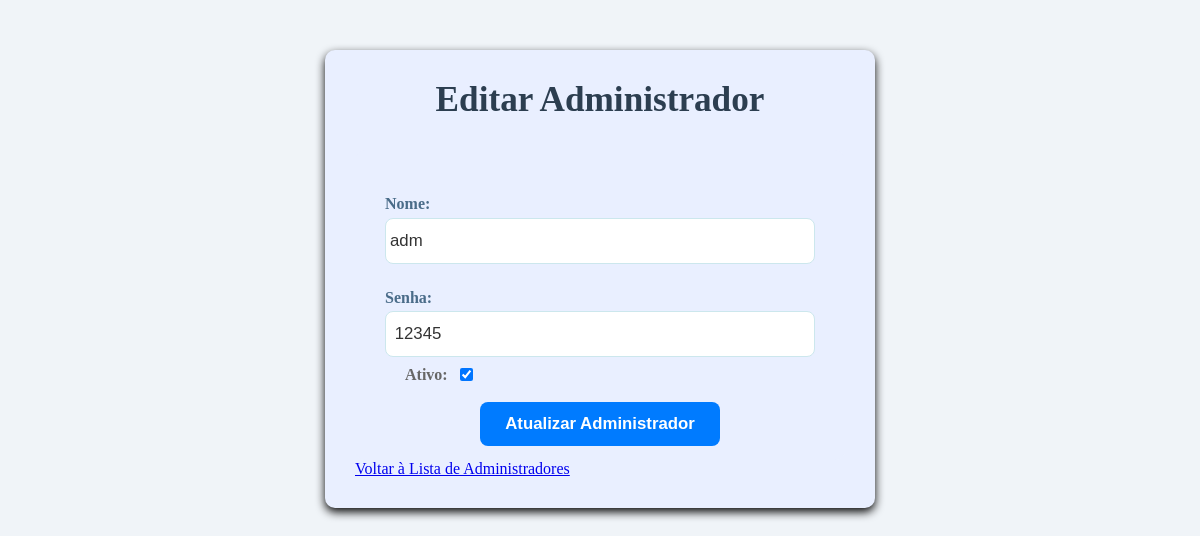
Screenshot of /login/editar_administrador.php?id=2 (signed in) with the database file from the repository.
### tables this page shows
CREATE TABLE `ADMINISTRADOR` (`ADM_ID` INTEGER not null, `ADM_NOME` VARCHAR(255) not null, `ADM_SENHA` VARCHAR(255) not null, `ADM_ATIVO` INTEGER not null default 0, primary key (`ADM_ID`));

### login/editar_administrador.php (the view, shortened to what this page needs)
<?php
require_once('../conexao_db.php');
$adm_id = $_GET['id'];
$stmt_adm = $pdo->prepare("SELECT * FROM ADMINISTRADOR WHERE ADM_ID = :adm_id");
$stmt_adm->bindParam(':adm_id', $adm_id, PDO::PARAM_INT);
$stmt_adm->execute();
$adm = $stmt_adm->fetch(PDO::FETCH_ASSOC);
?>
<!DOCTYPE html>
<html lang="pt">
<head>
</head>
<body class="body">
    <div class="card">
<h1>Editar Administrador</h1>
<form action="" method="post" enctype="multipart/form-data">
    <label for="nome">Nome:</label>
    <input type="text" name="nome" id="nome" value="<?= $adm['ADM_NOME'] ?>" required>
    <p>
    <label for="senha">Senha:</label>
    <input type="text" name="senha" id="senha" value=" <?= $adm['ADM_SENHA'] ?>" required>
    <p>
    <p>
    <label for="ativo">Ativo:</label>
    <input type="checkbox" name="ativo" id="ativo" value="1" <?= $adm['ADM_ATIVO'] ? 'checked' : '' ?>>
    <p>
    <p>
    <button type="submit">Atualizar Administrador</button>
</form>
    <a href="listar_administrador.php">Voltar à Lista de Administradores</a>
</div>
</body>
</html>

### login/editar_administrador.php (style rules this page uses)
* { margin: 0; padding: 0; box-sizing: border-box; }
body.body { background-color: #f0f4f8; display: flex; justify-content: center; align-items: flex-start; padding: 50px 20px; min-height: 100vh; }
.card { background-color: #E9efff; padding: 40px; border-radius: 8px; width:280px; box-shadow: 0 4px 10px rgba(0, 0, 0, 0.97); }
.card, form { background-color: #E9efff; padding: 30px; border-radius: 10px; width: 100%; max-width: 550px; }
h1 { color: #2c3e50; margin-bottom: 30px; text-align: center; font-size: 2.2em; font-weight: 700; }
form label { font-weight: 600; color: #4a6c89; margin-bottom: 5px; margin-top: 15px; display: block; text-align: left; }
form input[type="text"], form input[type="password"] { width: 100%; padding: 12px 4px; border: 1px solid #cce7ed; border-radius: 8px; font-size: 1.05em; color: #333; outline: none; transition: border-color 0.2s ease, box-shadow 0.2s ease; margin-bottom: 0; }
form p { margin-top: 26px; margin-bottom: -16px; line-height: 1; }
form label[for="ativo"] { display: inline-block; margin-top: 0; margin-left: 20px; margin-right: 8px; vertical-align: middle; color: #666; }
form button[type="submit"] { padding: 12px 25px; border: none; border-radius: 8px; font-size: 1.05em; cursor: pointer; font-weight: 600; margin-top: 30px; background-color: #007bff; color: white; display: block; margin-left: auto; margin-right: auto; }

### rows the page displays
administrador: nome "adm", senha "12345", ADM_ATIVO "☑"
